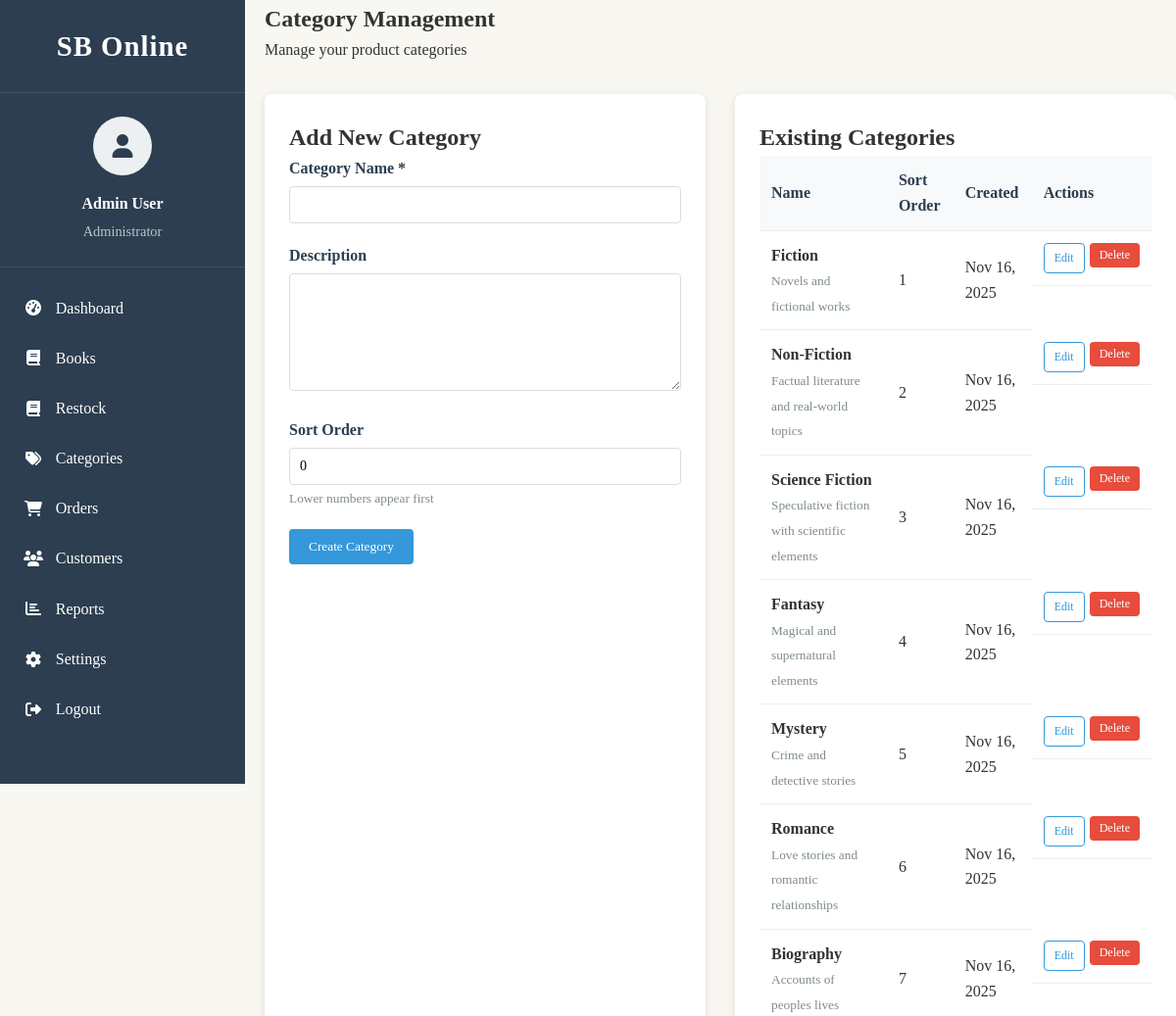
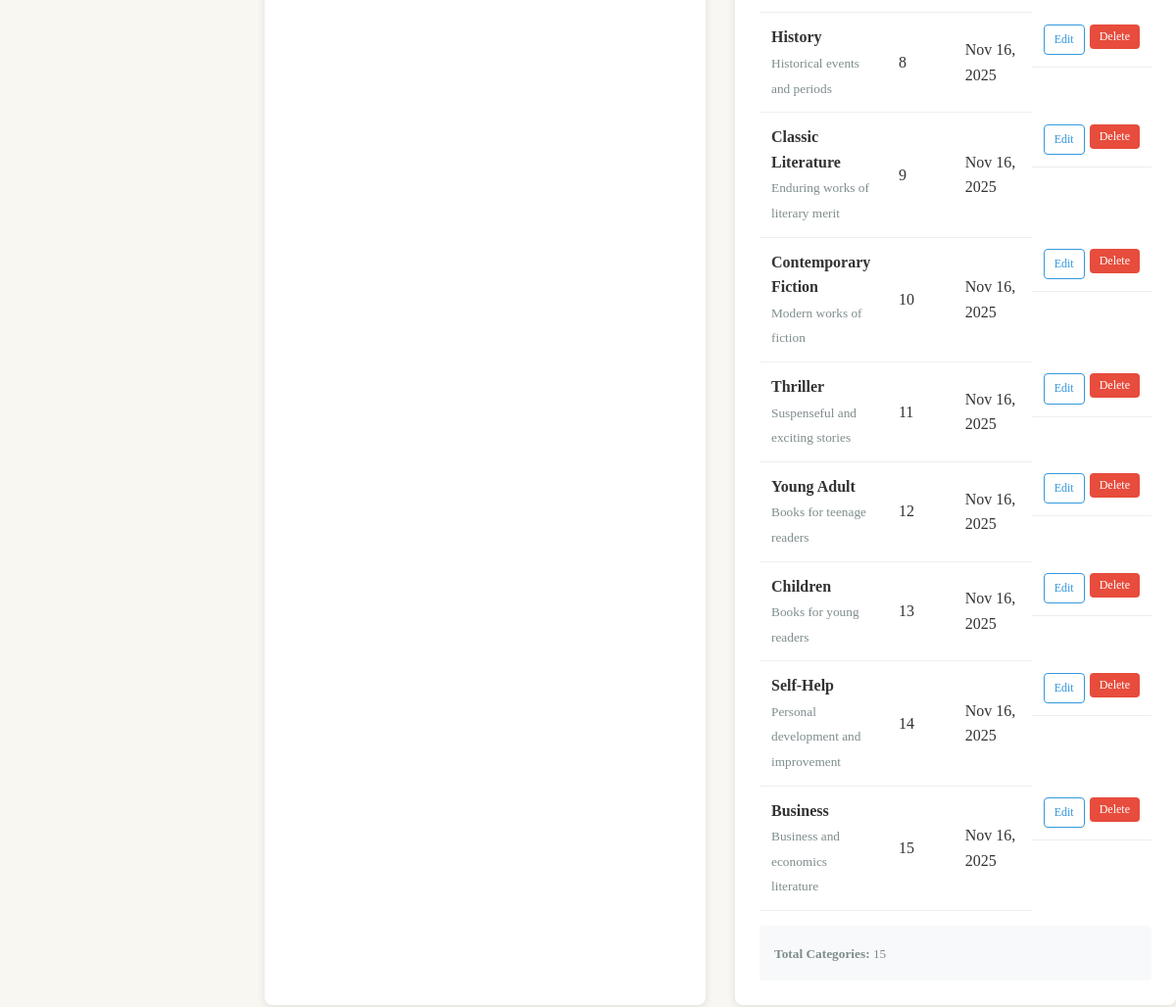
Page /page/product_category.php on the earlier database version (2 pictures, top to bottom).
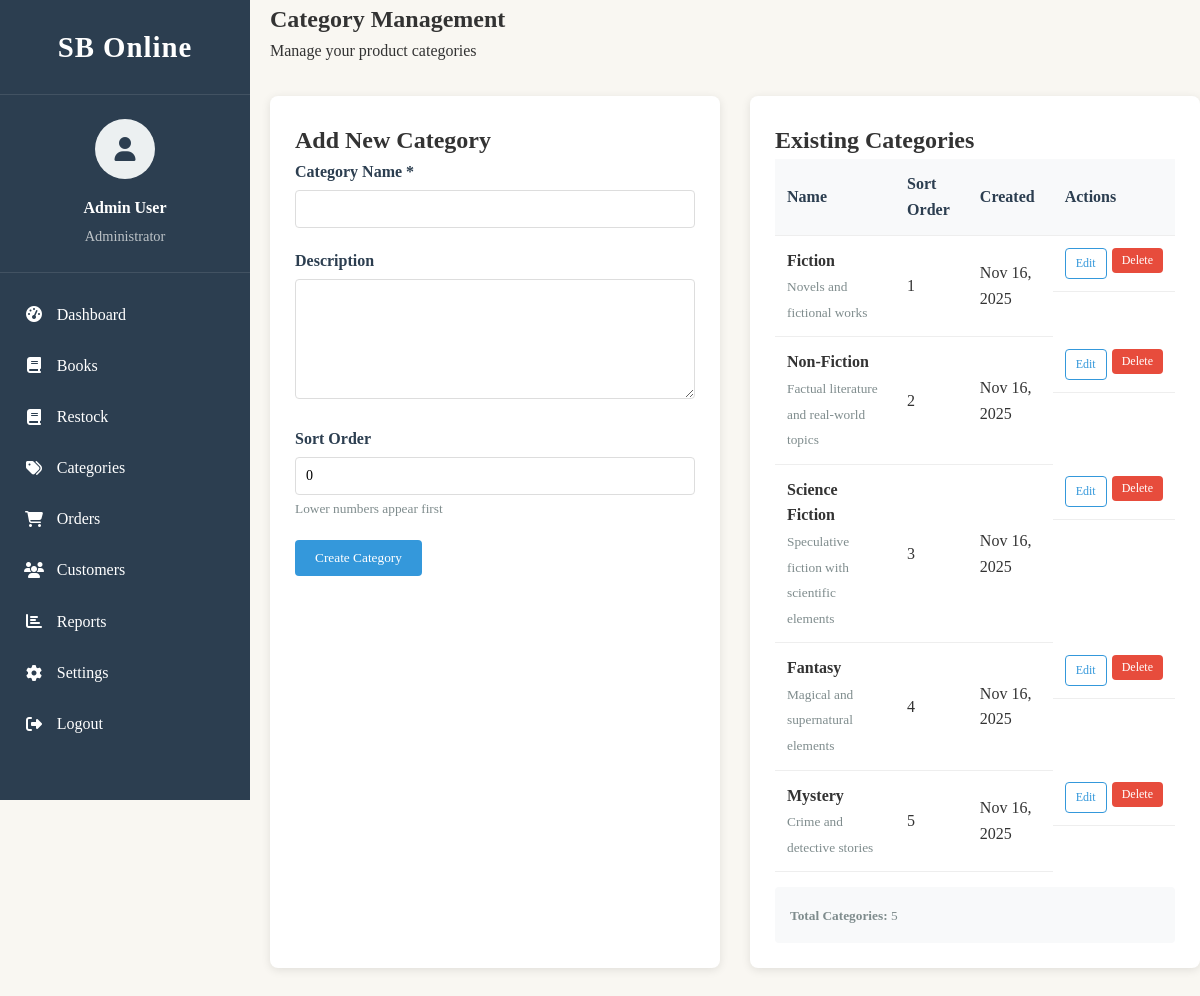
Same page on the later database version.
### tables this page shows
CREATE TABLE categories (
    id INT AUTO_INCREMENT PRIMARY KEY,
    name VARCHAR(255) NOT NULL UNIQUE,
    description TEXT,
    sort_order INT DEFAULT 0,
    created_at TIMESTAMP DEFAULT CURRENT_TIMESTAMP,
    updated_at TIMESTAMP DEFAULT CURRENT_TIMESTAMP ON UPDATE CURRENT_TIMESTAMP
);

### page/product_category.php (the view, shortened to what this page needs)
<?php
include 'admin_sidebar.php';
try {
    $host = 'localhost';
    $dbname = 'sbonline';
    $username = 'root';
    $password = '';
    $pdo = new PDO("mysql:host=$host;dbname=$dbname;charset=utf8", $username, $password);
    $pdo->setAttribute(PDO::ATTR_ERRMODE, PDO::ERRMODE_EXCEPTION);
} catch (PDOException $e) {
    die("Database connection failed: " . $e->getMessage());
}
$stmt = $pdo->query("SELECT * FROM categories ORDER BY sort_order, name");
$categories = $stmt->fetchAll(PDO::FETCH_ASSOC);
$edit_category = null;
?>
<!DOCTYPE html>
<html lang="en">
<head>
</head>
<body>
    <main class="container">
        <section class="hero">
            <h1>Category Management</h1>
            <p>Manage your product categories</p>
        </section>
        <div class="management-container">
            <div class="form-section">
                <h2><?php echo $edit_category ? 'Edit Category' : 'Add New Category'; ?></h2>
                <form method="POST" id="categoryForm">
                    <div class="form-group">
                        <label for="name">Category Name *</label>
                        <input type="text" id="name" name="name" class="form-control"
                               value="<?php echo htmlspecialchars($edit_category['name'] ?? ''); ?>"
                               required maxlength="255">
                    </div>
                    <div class="form-group">
                        <label for="description">Description</label>
                        <textarea id="description" name="description" class="form-control"
                                  rows="4"><?php echo htmlspecialchars($edit_category['description'] ?? ''); ?></textarea>
                    </div>
                    <div class="form-group">
                        <label for="sort_order">Sort Order</label>
                        <input type="number" id="sort_order" name="sort_order" class="form-control"
                               value="<?php echo $edit_category['sort_order'] ?? 0; ?>" min="0">
                        <small style="color: #7f8c8d;">Lower numbers appear first</small>
                    </div>
                    <div style="display: flex; gap: 10px;">
                        <button type="submit" class="btn btn-primary">
                            <?php echo $edit_category ? 'Update Category' : 'Create Category'; ?>
                        </button>
                    </div>
                </form>
            </div>
            <div class="list-section">
                <h2>Existing Categories</h2>
                <?php if (empty($categories)): ?>
                    <div class="empty-state">
                        <div>📁</div>
                        <h3>No Categories Found</h3>
                        <p>Create your first category to get started</p>
                    </div>
                <?php else: ?>
                    <div style="overflow-x: auto;">
                        <table class="category-table">
                            <thead>
                                <tr>
                                    <th>Name</th>
                                    <th>Sort Order</th>
                                    <th>Created</th>
                                    <th>Actions</th>
                                </tr>
                            </thead>
                            <tbody>
                                <?php foreach ($categories as $category): ?>
                                    <tr>
                                        <td>
                                            <strong><?php echo htmlspecialchars($category['name']); ?></strong>
                                            <?php if ($category['description']): ?>
                                                <br><small style="color: #7f8c8d;"><?php echo htmlspecialchars($category['description']); ?></small>
                                            <?php endif; ?>
                                        </td>
                                        <td><?php echo $category['sort_order']; ?></td>
                                        <td><?php echo date('M j, Y', strtotime($category['created_at'])); ?></td>
                                        <td class="actions">
                                            <a href="product_category.php?edit=<?php echo $category['id']; ?>"
                                               class="btn btn-outline btn-sm">Edit</a>
                                            <form method="POST" style="display: inline;"
                                                  onsubmit="return confirm('Are you sure you want to delete this category?');">
                                                <button type="submit" class="btn btn-danger btn-sm">Delete</button>
                                            </form>
                                        </td>
                                    </tr>
                                <?php endforeach; ?>
                            </tbody>
                        </table>
                    </div>
                    <div style="margin-top: 15px; padding: 15px; background: #f8f9fa; border-radius: 4px;">
                        <small style="color: #7f8c8d;">
                            <strong>Total Categories:</strong> <?php echo count($categories); ?>
                        </small>
                    </div>
                <?php endif; ?>
            </div>
        </div>
    </main>
</body>
</html>

### page/admin_sidebar.php (shortened to what this page needs)
<?php
$adminPhotoPath = '';
?>
<!DOCTYPE html>
<html lang="en">
<head>
    <link rel="stylesheet" href="https://cdnjs.cloudflare.com/ajax/libs/font-awesome/6.4.0/css/all.min.css">
     <link rel="stylesheet" href="/css/admin.css">
</head>
<body>
    <div class="sidebar">
        <div class="logo">
            <span class="logo-text">SB Online</span>
        </div>
        <div class="admin-info">
            <div class="admin-avatar">
                <?php if ($adminPhotoPath): ?>
                    <img src="<?= htmlspecialchars($adminPhotoPath) ?>" alt="Profile Photo">
                <?php else: ?>
                    <i class="fas fa-user"></i>
                <?php endif; ?>
            </div>
            <div class="admin-name"><?= htmlspecialchars($_SESSION['username'] ?? 'Admin User') ?></div>
            <div class="admin-role">Administrator</div>
        </div>
        <div class="sidebar-menu">
            <a href="/page/adminPanel.php" class="menu-item">
                <i class="fas fa-tachometer-alt"></i>
                <span class="menu-text">Dashboard</span>
            </a>
            <a href="product_panel.php" class="menu-item">
                <i class="fas fa-book"></i>
                <span class="menu-text">Books</span>
            </a>
                        <a href="product_reorder.php" class="menu-item">
                <i class="fas fa-book"></i>
                <span class="menu-text">Restock</span>
            </a>
            <a href="product_category.php" class="menu-item">
                <i class="fas fa-tags"></i>
                <span class="menu-text">Categories</span>
            </a>
            <a href="#" class="menu-item">
                <i class="fas fa-shopping-cart"></i>
                <span class="menu-text">Orders</span>
            </a>
            <a href="admin_user.php" class="menu-item">
                <i class="fas fa-users"></i>
                <span class="menu-text">Customers</span>
            </a>
            <a href="#" class="menu-item">
                <i class="fas fa-chart-bar"></i>
                <span class="menu-text">Reports</span>
            </a>
            <a href="admin_profile.php" class="menu-item">
                <i class="fas fa-cog"></i>
                <span class="menu-text">Settings</span>
            </a>
            <a href="/login/logout.php" class="menu-item">
                <i class="fas fa-sign-out-alt"></i>
                <span class="menu-text">Logout</span>
            </a>
        </div>
    </div>
</body>
</html>

### css/admin.css (style rules this page uses)
* { margin: 0; padding: 0; box-sizing: border-box; font-family: "Georgia", serif; }
body { background-color: #f9f7f2; color: #333; line-height: 1.6; display: flex; min-height: 100vh; }
a { text-decoration: none; color: inherit; }
.sidebar { width: 250px; background-color: #2c3e50; color: #fff; height: 100vh; position: fixed; overflow-y: auto; transition: all 0.3s; }
.logo { font-size: 1.8rem; font-weight: bold; letter-spacing: 1px; padding: 1.5rem 1rem; text-align: center; border-bottom: 1px solid rgba(255, 255, 255, 0.1); }
.admin-info { padding: 1.5rem 1rem; text-align: center; border-bottom: 1px solid rgba(255, 255, 255, 0.1); }
.admin-avatar { width: 60px; height: 60px; border-radius: 50%; background-color: #ecf0f1; margin: 0 auto 1rem; display: flex; align-items: center; justify-content: center; color: #2c3e50; font-size: 1.5rem; overflow: hidden; }
.admin-name { font-weight: bold; margin-bottom: 0.25rem; }
.admin-role { color: #bdc3c7; font-size: 0.9rem; }
.sidebar-menu { padding: 1rem 0; }
.menu-item { padding: 0.8rem 1.5rem; display: flex; align-items: center; transition: background-color 0.3s; }
.menu-item i { margin-right: 0.8rem; width: 20px; text-align: center; }
.btn { padding: 0.5rem 1rem; border: none; border-radius: 4px; cursor: pointer; font-weight: bold; display: flex; align-items: center; gap: 0.5rem; }
.btn-primary { background-color: #e74c3c; color: white; }
table { width: 100%; border-collapse: collapse; }
th, td { padding: 0.8rem; text-align: left; border-bottom: 1px solid #ecf0f1; }
th { background-color: #f8f9fa; font-weight: bold; color: #2c3e50; }
.form-group { margin-bottom: 1.5rem; }
.form-group label { display: block; margin-bottom: 0.5rem; font-weight: bold; color: #2c3e50; }
.form-control { width: 100%; padding: 0.8rem; border: 1px solid #ddd; border-radius: 4px; font-size: 1rem; }
textarea.form-control { min-height: 120px; resize: vertical; }

### page/product_category.php (style rules this page uses)
body { margin:0; padding: 0; }
main.container { margin-left: 270px; }
.management-container { display: grid; grid-template-columns: 1fr 1fr; gap: 30px; margin: 2rem 0; }
.form-section, .list-section { background: white; padding: 25px; border-radius: 8px; box-shadow: 0 2px 10px rgba(0,0,0,0.1); }
.form-group { margin-bottom: 20px; }
.form-group label { display: block; margin-bottom: 5px; font-weight: 600; color: #2c3e50; }
.form-control { width: 100%; padding: 10px; border: 1px solid #ddd; border-radius: 4px; font-size: 14px; }
.btn { padding: 10px 20px; border: none; border-radius: 4px; cursor: pointer; font-weight: 500; transition: all 0.3s; }
.btn-primary { background: #3498db; color: white; }
.btn-danger { background: #e74c3c; color: white; }
.btn-outline { background: transparent; border: 1px solid #3498db; color: #3498db; }
.btn-sm { padding: 5px 10px; font-size: 12px; }
.category-table { width: 100%; border-collapse: collapse; }
.category-table th, .category-table td { padding: 12px; text-align: left; border-bottom: 1px solid #eee; }
.category-table th { background: #f8f9fa; font-weight: 600; color: #2c3e50; }
.actions { display: flex; gap: 5px; }

Differences in the rows shown:
removed categories: name "Romance", description "Love stories and romantic relationships", sort_order "6", created_at "Nov 16, 2025"
removed categories: name "Biography", description "Accounts of peoples lives", sort_order "7", created_at "Nov 16, 2025"
removed categories: name "History", description "Historical events and periods", sort_order "8", created_at "Nov 16, 2025"
removed categories: name "Classic Literature", description "Enduring works of literary merit", sort_order "9", created_at "Nov 16, 2025"
removed categories: name "Contemporary Fiction", description "Modern works of fiction", sort_order "10", created_at "Nov 16, 2025"
removed categories: name "Thriller", description "Suspenseful and exciting stories", sort_order "11", created_at "Nov 16, 2025"
removed categories: name "Young Adult", description "Books for teenage readers", sort_order "12", created_at "Nov 16, 2025"
removed categories: name "Children", description "Books for young readers", sort_order "13", created_at "Nov 16, 2025"
removed categories: name "Self-Help", description "Personal development and improvement", sort_order "14", created_at "Nov 16, 2025"
removed categories: name "Business", description "Business and economics literature", sort_order "15", created_at "Nov 16, 2025"
Other differences:
count($categories): "15" → "5"
